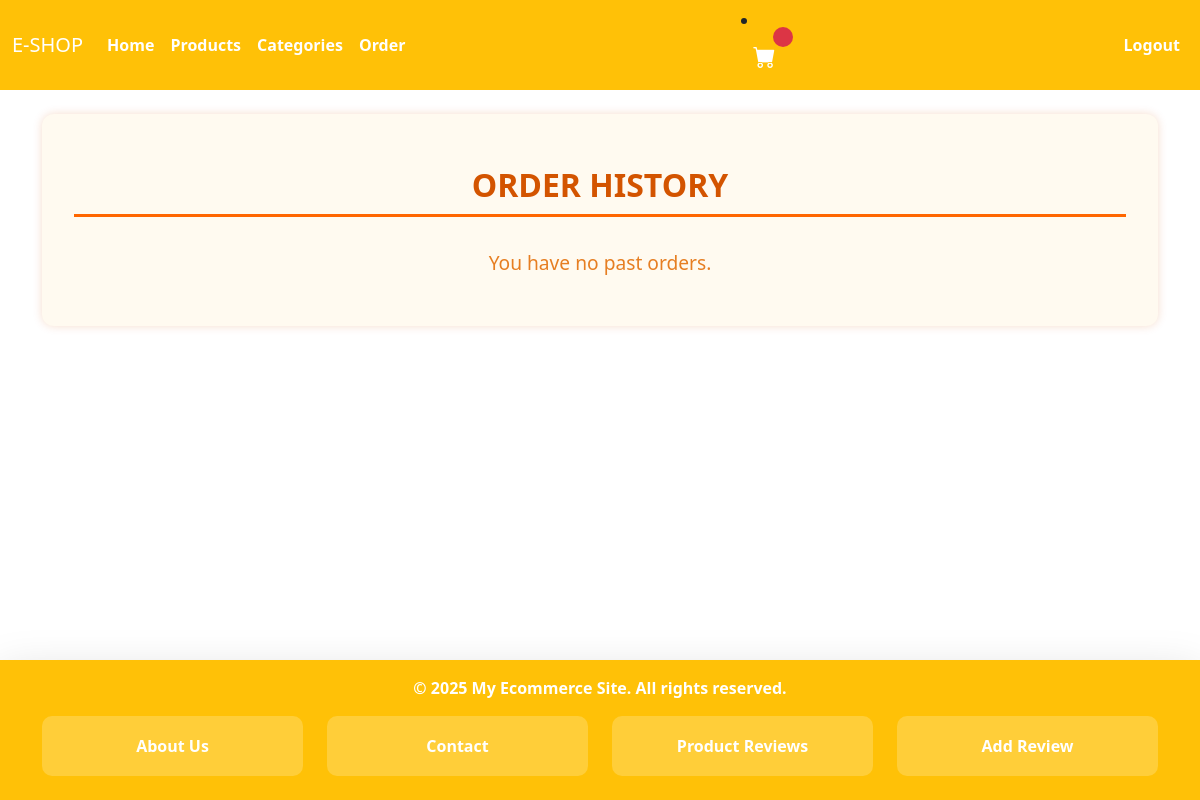
The page /orders/ (signed in) on the database as committed earlier.
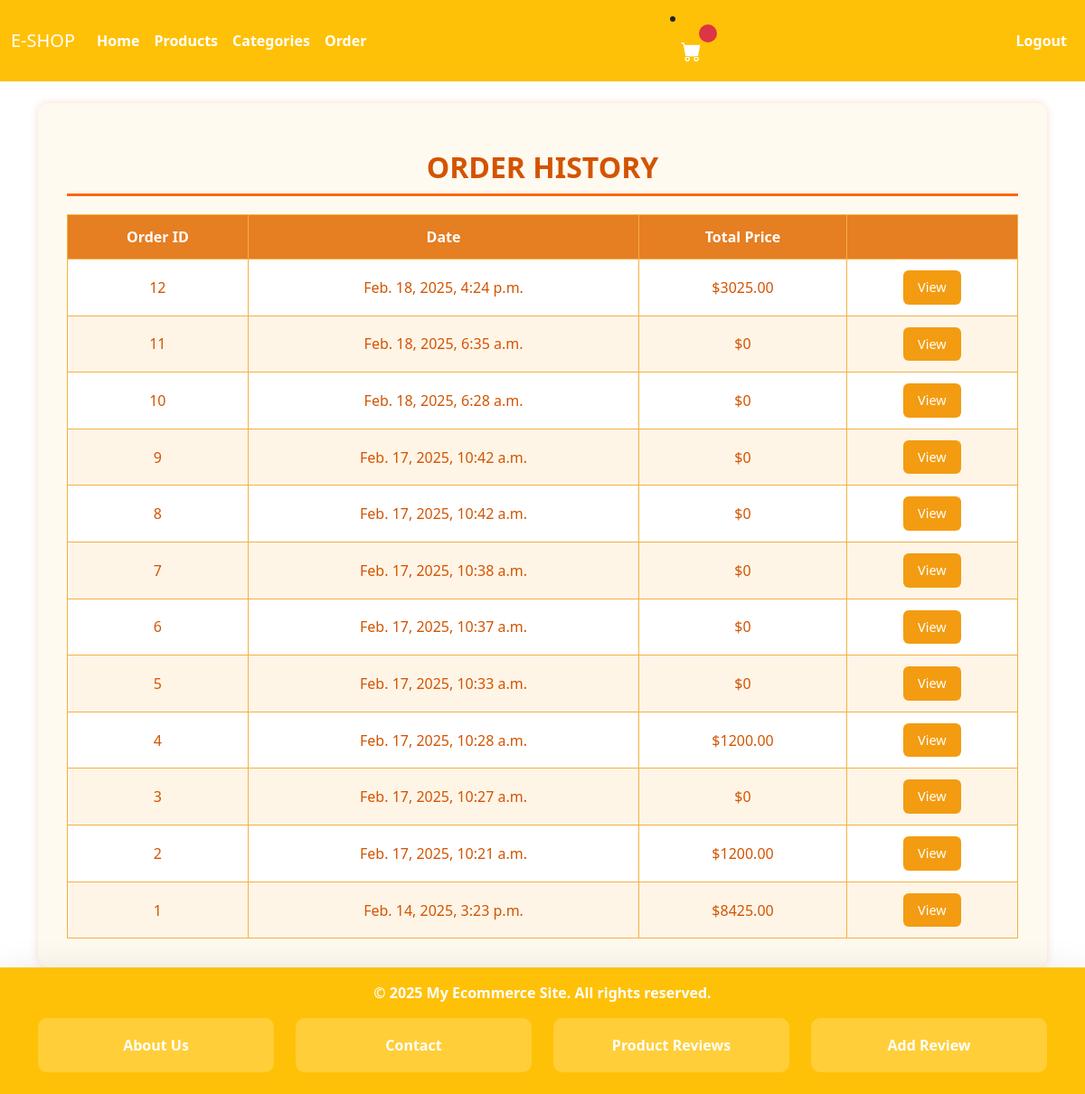
The same page on the database as committed later.
### eshop/models.py (models this page shows, shortened)
class Order(models.Model):
    user = models.ForeignKey(User, on_delete=models.CASCADE, related_name='orders')
    first_name = models.CharField(max_length=255)
    last_name = models.CharField(max_length=255)
    email = models.EmailField()
    address = models.CharField(max_length=255)
    postal_code = models.CharField(max_length=20)
    city = models.CharField(max_length=255)
    created = models.DateTimeField(auto_now_add=True)
    updated = models.DateTimeField(auto_now=True)
    paid = models.BooleanField(default=False)
    status = models.CharField(max_length=50, choices=[
        ('PENDING', 'Pending'),
        ('PROCESSING', 'Processing'),
        ('SHIPPED', 'Shipped'),
        ('DELIVERED', 'Delivered'),
        ('CANCELLED', 'Cancelled'),
    ], default='PENDING')
    def get_total_price(self):
        return sum(item.get_total_price() for item in self.items.all())

class OrderItem(models.Model):
    order = models.ForeignKey(Order, on_delete=models.CASCADE, related_name='items')
    product = models.ForeignKey(Product, on_delete=models.CASCADE)
    price = models.DecimalField(max_digits=10, decimal_places=2)  # Store price at order time
    quantity = models.PositiveIntegerField(default=1)
    def get_total_price(self):
        return self.quantity * self.price  # Use the stored price

### eshop/views.py (the view)
# urls.py: path('orders/', views.orders_list, name='orders_list'),
@login_required(login_url='eshop:login')
def orders_list(request):
    orders = Order.objects.filter(user=request.user).order_by('-created')
    context = {'orders': orders}
    return render(request, 'eshop/orders_list.html', context)

### eshop/templates/eshop/orders_list.html
{% extends 'eshop/base.html' %}
{% block content %}
<div class="order-history-container">
  <h1 class="heading-orange">ORDER HISTORY</h1>
  {% if orders %}
    <div class="table-responsive">
      <table class="order-table">
        <thead>
          <tr>
            <th>Order ID</th>
            <th>Date</th>
            <th>Total Price</th>
            <th></th>
          </tr>
        </thead>
        <tbody>
          {% for order in orders %}
            <tr>
              <td>{{ order.id }}</td>
              <td>{{ order.created }}</td>
              <td>${{ order.get_total_price }}</td>
              <td>
                <a href="{% url 'eshop:order_detail' order.id %}" class="btn-view">View</a>
              </td>
            </tr>
          {% endfor %}
        </tbody>
      </table>
    </div>
  {% else %}
    <p class="no-orders">You have no past orders.</p>
  {% endif %}
</div>
{% endblock %}

Rows that differ between the two databases and show on the page:
added Order: id "12", created "Feb. 18, 2025, 4:24 p.m.", get_total_price "3025.00"
added Order: id "11", created "Feb. 18, 2025, 6:35 a.m.", get_total_price "0"
added Order: id "10", created "Feb. 18, 2025, 6:28 a.m.", get_total_price "0"
added Order: id "9", created "Feb. 17, 2025, 10:42 a.m.", get_total_price "0"
added Order: id "8", created "Feb. 17, 2025, 10:42 a.m.", get_total_price "0"
added Order: id "7", created "Feb. 17, 2025, 10:38 a.m.", get_total_price "0"
added Order: id "6", created "Feb. 17, 2025, 10:37 a.m.", get_total_price "0"
added Order: id "5", created "Feb. 17, 2025, 10:33 a.m.", get_total_price "0"
added Order: id "4", created "Feb. 17, 2025, 10:28 a.m.", get_total_price "1200.00"
added Order: id "3", created "Feb. 17, 2025, 10:27 a.m.", get_total_price "0"
added Order: id "2", created "Feb. 17, 2025, 10:21 a.m.", get_total_price "1200.00"
added Order: id "1", created "Feb. 14, 2025, 3:23 p.m.", get_total_price "8425.00"
Other text that changed with them:
text no longer shown: "You have no past orders."
text now shown: "Order ID Date Total Price"
